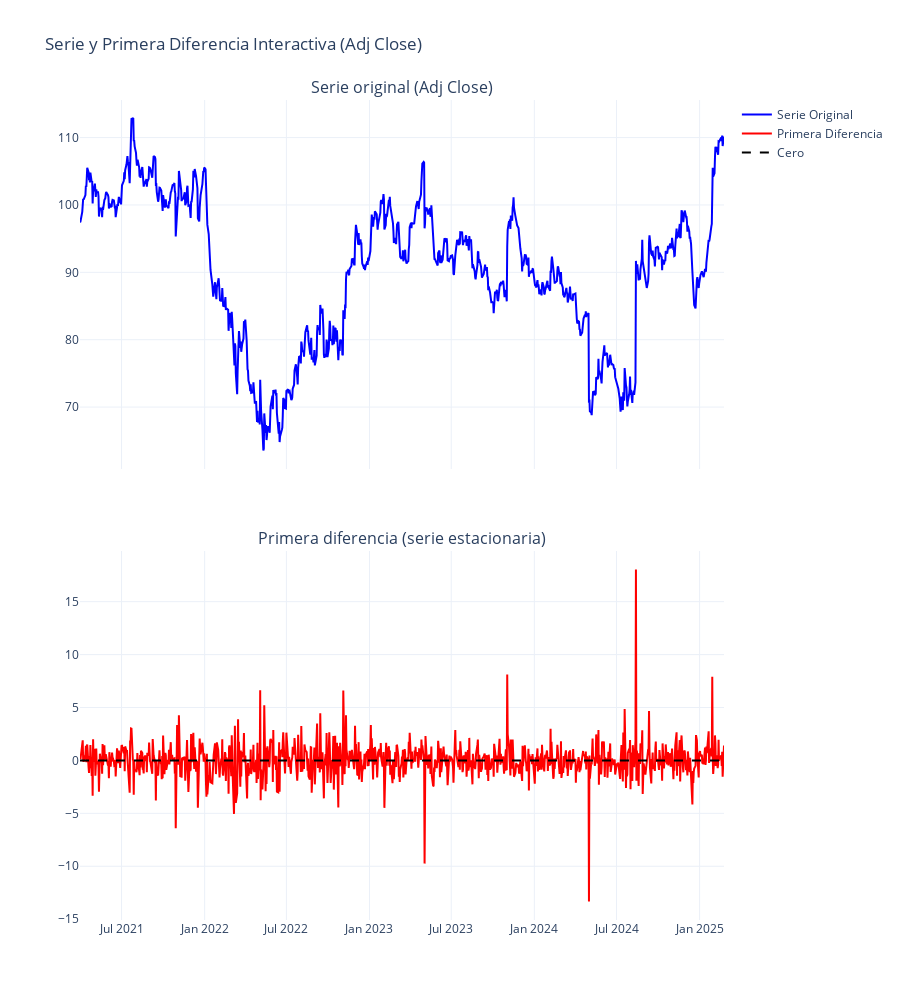

Write notebook code for a chart like this one.
### Markdown cell above
``Graficamos para ver como ha cambiado la serie...``

### Code cell
# Crear subplots: 2 filas, 1 columna, compartir eje x
fig = make_subplots(rows=2, cols=1, shared_xaxes=True,
                    vertical_spacing=0.1,
                    subplot_titles=[f"Serie original ({target_col})", "Primera diferencia (serie estacionaria)"])

# Serie original
fig.add_trace(
    go.Scatter(x=df_estacionariedad.index, y=df_estacionariedad[target_col],
               mode='lines', name='Serie Original', line=dict(color='blue')),
    row=1, col=1
)

# Serie diferenciada
fig.add_trace(
    go.Scatter(x=df_estacionariedad.index, y=df_estacionariedad['d_1'],
               mode='lines', name='Primera Diferencia', line=dict(color='red')),
    row=2, col=1
)

# Línea horizontal en cero para la serie diferenciada
fig.add_trace(
    go.Scatter(x=df_estacionariedad.index, y=[0]*len(df_estacionariedad),
               mode='lines', name='Cero', line=dict(color='black', dash='dash')),
    row=2, col=1
)

# Layout interactivo
fig.update_layout(
    height=1000,
    # width=auto,
    title_text=f"Serie y Primera Diferencia Interactiva ({target_col})",
    hovermode='x unified',
    template='plotly_white'
)

fig.show()

### Figure 1 — Plotly figure (JSON) as saved in the notebook; plotly's stock layout.template omitted (floating-point values rounded to 4 significant figures; data arrays with more than 128 entries replaced by an {"elided": "..."} marker saying what was removed)
{"data": [{"line": {"color": "blue"}, "mode": "lines", "name": "Serie Original", "type": "scatter", "x": {"elided": "980 str values"}, "xaxis": "x", "y": {"elided": "980 float values"}, "yaxis": "y"}, {"line": {"color": "red"}, "mode": "lines", "name": "Primera Diferencia", "type": "scatter", "x": {"elided": "980 str values"}, "xaxis": "x2", "y": {"elided": "980 float values"}, "yaxis": "y2"}, {"line": {"color": "black", "dash": "dash"}, "mode": "lines", "name": "Cero", "type": "scatter", "x": {"elided": "980 str values"}, "xaxis": "x2", "y": {"elided": "980 int values"}, "yaxis": "y2"}], "layout": {"annotations": [{"font": {"size": 16}, "showarrow": false, "text": "Serie original (Adj Close)", "x": 0.5, "xanchor": "center", "xref": "paper", "y": 1, "yanchor": "bottom", "yref": "paper"}, {"font": {"size": 16}, "showarrow": false, "text": "Primera diferencia (serie estacionaria)", "x": 0.5, "xanchor": "center", "xref": "paper", "y": 0.45, "yanchor": "bottom", "yref": "paper"}], "height": 1000, "hovermode": "x unified", "title": {"text": "Serie y Primera Diferencia Interactiva (Adj Close)"}, "xaxis": {"anchor": "y", "domain": [0, 1], "matches": "x2", "showticklabels": false}, "xaxis2": {"anchor": "y2", "domain": [0, 1]}, "yaxis": {"anchor": "x", "domain": [0.55, 1]}, "yaxis2": {"anchor": "x2", "domain": [0, 0.45]}}}
